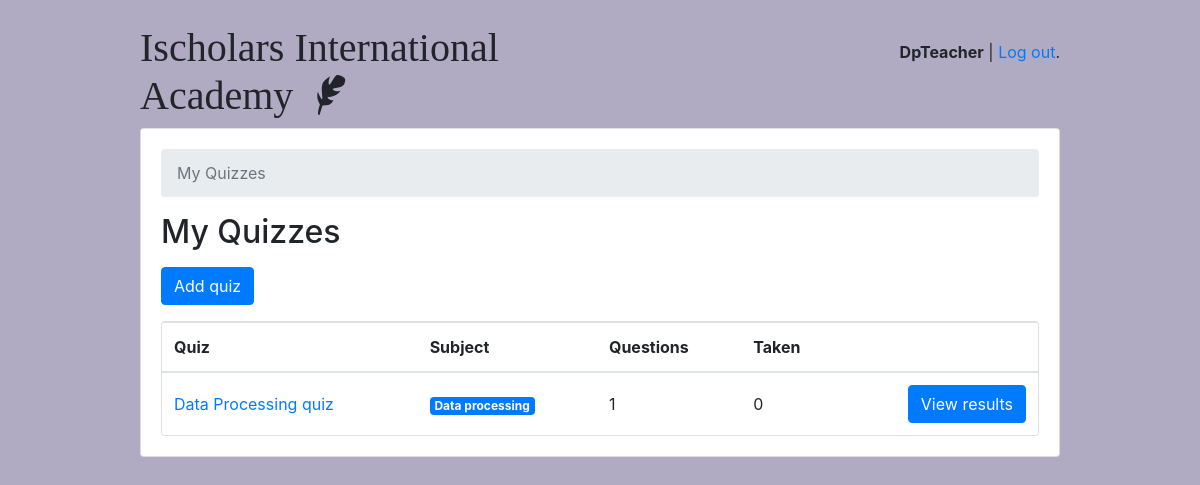
The page /teachers/ (signed in) on the database as committed earlier.
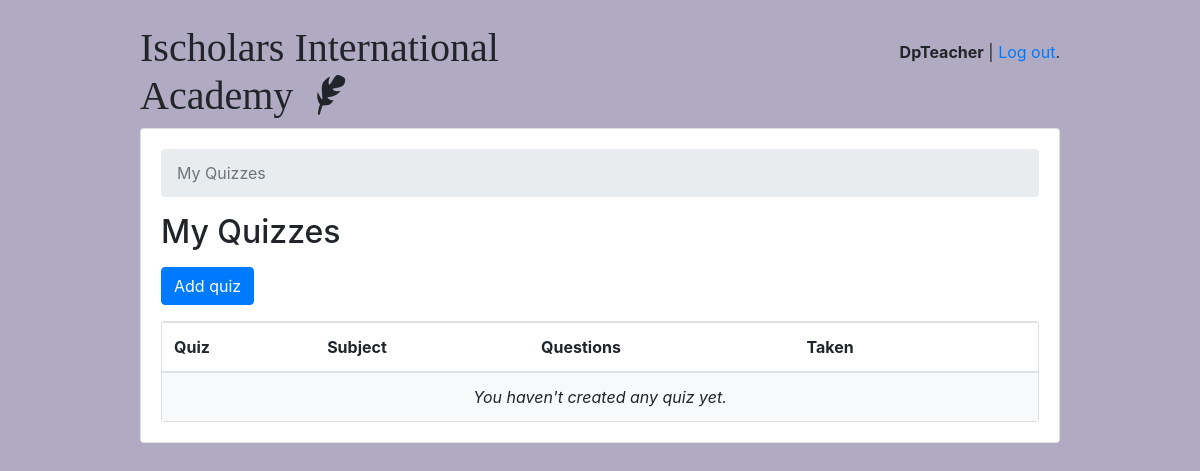
The same page on the database as committed later.
### classroom/models.py (models this page shows, shortened)
class User(AbstractUser):
    is_student = models.BooleanField(default=False)
    is_teacher = models.BooleanField(default=False)

class Quiz(models.Model):
    owner = models.ForeignKey(User, on_delete=models.CASCADE, related_name='quizzes')
    name = models.CharField(max_length=255)
    subject = models.ForeignKey(Subject, on_delete=models.CASCADE, related_name='quizzes')
    instructions = HTMLField(null = True,blank=True)
    passage = HTMLField(null = True,blank=True)

class Subject(models.Model):
    name = models.CharField(max_length=30)
    color = models.CharField(max_length=7, default='#007bff')
    def get_html_badge(self):
        name = escape(self.name)
        color = escape(self.color)
        html = '<span class="badge badge-primary" style="background-color: %s">%s</span>' % (color, name)
        return mark_safe(html)

### classroom/views/teachers.py (the view)
# urls.py: path('', students.QuizListView.as_view(), name='quiz_list'),
@method_decorator([login_required, teacher_required], name='dispatch')
class QuizListView(ListView):
    model = Quiz
    ordering = ('name', )
    context_object_name = 'quizzes'
    template_name = 'classroom/teachers/quiz_change_list.html'
    def get_queryset(self):
        queryset = self.request.user.quizzes \
            .select_related('subject') \
            .annotate(questions_count=Count('questions', distinct=True)) \
            .annotate(taken_count=Count('taken_quizzes', distinct=True))
        return queryset

### classroom/templates/classroom/teachers/quiz_change_list.html
{% extends 'base.html' %}
{% block content %}
  <nav aria-label="breadcrumb">
    <ol class="breadcrumb">
      <li class="breadcrumb-item active" aria-current="page">My Quizzes</li>
    </ol>
  </nav>
  <h2 class="mb-3">My Quizzes</h2>
  <a href="{% url 'teachers:quiz_add' %}" class="btn btn-primary mb-3" role="button">Add quiz</a>
  <div class="card">
    <table class="table mb-0">
      <thead>
        <tr>
          <th>Quiz</th>
          <th>Subject</th>
          <th>Questions</th>
          <th>Taken</th>
          <th></th>
        </tr>
      </thead>
      <tbody>
        {% for quiz in quizzes %}
          <tr>
            <td class="align-middle"><a href="{% url 'teachers:quiz_change' quiz.pk %}">{{ quiz.name }}</a></td>
            <td class="align-middle">{{ quiz.subject.get_html_badge }}</td>
            <td class="align-middle">{{ quiz.questions_count }}</td>
            <td class="align-middle">{{ quiz.taken_count }}</td>
            <td class="text-right">
              <a href="{% url 'teachers:quiz_results' quiz.pk %}" class="btn btn-primary">View results</a>
            </td>
          </tr>
        {% empty %}
          <tr>
            <td class="bg-light text-center font-italic" colspan="5">You haven't created any quiz yet.</td>
          </tr>
        {% endfor %}
      </tbody>
    </table>
  </div>
{% endblock %}

### templates/base.html (shortened to what this page needs)
{% load static %}<!doctype html>
<html lang="en">
  <head>
    <link rel="stylesheet" href="{% static 'css/bootstrap.min.css' %}">
    <link rel="stylesheet" type="text/css" href="{% static 'vendor/fontello-2f186091/css/fontello.css' %}">
    <link rel="stylesheet" type="text/css" href="{% static 'css/app.css' %}">
    {% if user.is_authenticated and user.is_teacher %}
      <link rel="stylesheet" type="text/css" href="{% static 'css/teachers.css' %}">
    {% else %}
      <link rel="stylesheet" type="text/css" href="{% static 'css/students.css' %}">
    {% endif %}
  </head>
  <body>
    <div class="container my-4">
      <div class="row justify-content-center">
        <div class="col-md-10 col-sm-12">
          <div class="row">
            <div class="col-6">
              <h1 class="logo">
                <a href="{% url 'home' %}">
                  Ischolars International Academy
                  {% if user.is_authenticated %}
                    {% if user.is_teacher %}
                      <span class="icon-feather" data-toggle="tooltip" data-placement="right" title="Teacher profile"></span>
                    {% else %}
                      <span class="icon-graduation-cap" data-toggle="tooltip" data-placement="right" title="Student profile"></span>
                    {% endif %}
                  {% endif %}
                </a>
              </h1>
            </div>
            <div class="col-6 text-right">
              {% if user.is_authenticated %}
                <p class="pt-3"><strong>{{ user.username }}{% if user.is_student %} - {{user.student.score}}{% endif %}</strong> | <a href="{% url 'logout' %}">Log out</a>.</p>
              {% else %}
                <a href="{% url 'login' %}" class="btn btn-light" role="button">Log in</a>
                <a href="{% url 'signup' %}" class="btn btn-primary" role="button">Sign up</a>
              {% endif %}
            </div>
          </div>
          <div class="card mb-3">
            <div class="card-body">
              {% block content %}
              {% endblock %}
            </div>
          </div>
        </div>
      </div>
    </div>
  </body>
</html>

### static/css/app.css (style rules this page uses)
.logo { font-family: 'Clicker Script', cursive; }
.logo a { color: #212529; text-decoration: none; }

### static/css/teachers.css (style rules this page uses)
body { background-color: #b0aac2; }

Rows that differ between the two databases and show on the page:
removed Quiz: name "Data Processing quiz", subject.get_html_badge "Data processing", questions_count "1", taken_count "0"
Other text that changed with them:
text now shown: "You haven't created any quiz yet."
